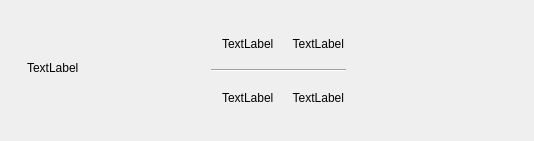
<?xml version="1.0" encoding="UTF-8"?>
<ui version="4.0">
 <class>WarningWgt</class>
 <widget class="QWidget" name="WarningWgt">
  <property name="geometry">
   <rect>
    <x>0</x>
    <y>0</y>
    <width>534</width>
    <height>141</height>
   </rect>
  </property>
  <property name="windowTitle">
   <string>WarningWgt</string>
  </property>
  <layout class="QHBoxLayout" name="horizontalLayout">
   <property name="spacing">
    <number>0</number>
   </property>
   <property name="leftMargin">
    <number>0</number>
   </property>
   <property name="topMargin">
    <number>0</number>
   </property>
   <property name="rightMargin">
    <number>0</number>
   </property>
   <property name="bottomMargin">
    <number>0</number>
   </property>
   <item>
    <widget class="QWidget" name="bgWidget" native="true">
     <layout class="QHBoxLayout" name="horizontalLayout_4">
      <property name="spacing">
       <number>30</number>
      </property>
      <property name="leftMargin">
       <number>27</number>
      </property>
      <property name="topMargin">
       <number>0</number>
      </property>
      <property name="rightMargin">
       <number>5</number>
      </property>
      <property name="bottomMargin">
       <number>0</number>
      </property>
      <item>
       <layout class="QVBoxLayout" name="verticalLayout">
        <property name="spacing">
         <number>0</number>
        </property>
        <property name="topMargin">
         <number>22</number>
        </property>
        <property name="bottomMargin">
         <number>28</number>
        </property>
        <item>
         <widget class="QLabel" name="bigTitle">
          <property name="text">
           <string>TextLabel</string>
          </property>
         </widget>
        </item>
       </layout>
      </item>
      <item>
       <layout class="QVBoxLayout" name="verticalLayout_2">
        <property name="spacing">
         <number>0</number>
        </property>
        <item>
         <widget class="QWidget" name="outputWgt" native="true">
          <property name="minimumSize">
           <size>
            <width>135</width>
            <height>0</height>
           </size>
          </property>
          <property name="maximumSize">
           <size>
            <width>135</width>
            <height>16777215</height>
           </size>
          </property>
          <layout class="QHBoxLayout" name="horizontalLayout_2">
           <property name="spacing">
            <number>10</number>
           </property>
           <property name="topMargin">
            <number>30</number>
           </property>
           <item>
            <widget class="QLabel" name="outputLabel">
             <property name="text">
              <string>TextLabel</string>
             </property>
            </widget>
           </item>
           <item>
            <widget class="QLabel" name="outputNum">
             <property name="minimumSize">
              <size>
               <width>60</width>
               <height>0</height>
              </size>
             </property>
             <property name="maximumSize">
              <size>
               <width>60</width>
               <height>16777215</height>
              </size>
             </property>
             <property name="text">
              <string>TextLabel</string>
             </property>
             <property name="alignment">
              <set>Qt::AlignRight|Qt::AlignTrailing|Qt::AlignVCenter</set>
             </property>
            </widget>
           </item>
          </layout>
         </widget>
        </item>
        <item>
         <widget class="Line" name="line">
          <property name="minimumSize">
           <size>
            <width>135</width>
            <height>0</height>
           </size>
          </property>
          <property name="maximumSize">
           <size>
            <width>135</width>
            <height>16777215</height>
           </size>
          </property>
          <property name="frameShadow">
           <enum>QFrame::Sunken</enum>
          </property>
          <property name="lineWidth">
           <number>1</number>
          </property>
          <property name="midLineWidth">
           <number>0</number>
          </property>
          <property name="orientation">
           <enum>Qt::Horizontal</enum>
          </property>
         </widget>
        </item>
        <item>
         <widget class="QWidget" name="allWgt" native="true">
          <property name="minimumSize">
           <size>
            <width>135</width>
            <height>0</height>
           </size>
          </property>
          <property name="maximumSize">
           <size>
            <width>135</width>
            <height>16777215</height>
           </size>
          </property>
          <layout class="QHBoxLayout" name="horizontalLayout_3">
           <property name="spacing">
            <number>10</number>
           </property>
           <property name="bottomMargin">
            <number>28</number>
           </property>
           <item>
            <widget class="QLabel" name="allLabel">
             <property name="text">
              <string>TextLabel</string>
             </property>
            </widget>
           </item>
           <item>
            <widget class="QLabel" name="allNum">
             <property name="minimumSize">
              <size>
               <width>60</width>
               <height>0</height>
              </size>
             </property>
             <property name="maximumSize">
              <size>
               <width>60</width>
               <height>16777215</height>
              </size>
             </property>
             <property name="text">
              <string>TextLabel</string>
             </property>
             <property name="alignment">
              <set>Qt::AlignRight|Qt::AlignTrailing|Qt::AlignVCenter</set>
             </property>
            </widget>
           </item>
          </layout>
         </widget>
        </item>
       </layout>
      </item>
      <item>
       <widget class="WarningNum" name="warnNumWgt" native="true">
        <property name="minimumSize">
         <size>
          <width>120</width>
          <height>0</height>
         </size>
        </property>
       </widget>
      </item>
     </layout>
    </widget>
   </item>
  </layout>
 </widget>
 <layoutdefault spacing="6" margin="11"/>
 <customwidgets>
  <customwidget>
   <class>WarningNum</class>
   <extends>QWidget</extends>
   <header>warningnum.h</header>
   <container>1</container>
  </customwidget>
 </customwidgets>
 <resources/>
 <connections/>
</ui>
